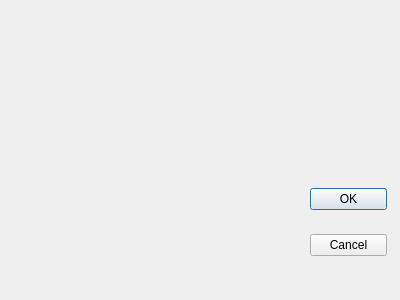
<?xml version="1.0" encoding="UTF-8"?>
<ui version="4.0">
 <class>Dialog</class>
 <widget class="QDialog" name="Dialog">
  <property name="geometry">
   <rect>
    <x>0</x>
    <y>0</y>
    <width>400</width>
    <height>300</height>
   </rect>
  </property>
  <property name="windowTitle">
   <string>Dialog</string>
  </property>
  <widget class="QWidget" name="layoutWidget">
   <property name="geometry">
    <rect>
     <x>310</x>
     <y>170</y>
     <width>77</width>
     <height>106</height>
    </rect>
   </property>
   <layout class="QVBoxLayout">
    <property name="spacing">
     <number>6</number>
    </property>
    <property name="margin" stdset="0">
     <number>0</number>
    </property>
    <item>
     <widget class="QPushButton" name="okButton">
      <property name="text">
       <string>OK</string>
      </property>
     </widget>
    </item>
    <item>
     <widget class="QPushButton" name="cancelButton">
      <property name="text">
       <string>Cancel</string>
      </property>
     </widget>
    </item>
   </layout>
  </widget>
 </widget>
 <resources/>
 <connections>
  <connection>
   <sender>okButton</sender>
   <signal>clicked()</signal>
   <receiver>Dialog</receiver>
   <slot>accept()</slot>
   <hints>
    <hint type="sourcelabel">
     <x>351</x>
     <y>38</y>
    </hint>
    <hint type="destinationlabel">
     <x>233</x>
     <y>29</y>
    </hint>
   </hints>
  </connection>
  <connection>
   <sender>cancelButton</sender>
   <signal>clicked()</signal>
   <receiver>Dialog</receiver>
   <slot>reject()</slot>
   <hints>
    <hint type="sourcelabel">
     <x>330</x>
     <y>66</y>
    </hint>
    <hint type="destinationlabel">
     <x>197</x>
     <y>125</y>
    </hint>
   </hints>
  </connection>
 </connections>
</ui>
